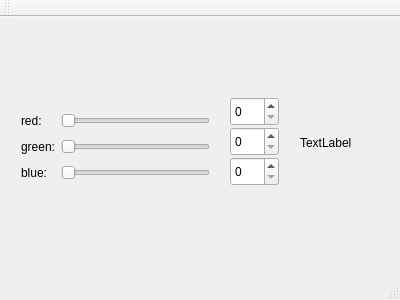
<?xml version="1.0" encoding="UTF-8"?>
<ui version="4.0">
 <class>MainWindow</class>
 <widget class="QMainWindow" name="MainWindow">
  <property name="geometry">
   <rect>
    <x>0</x>
    <y>0</y>
    <width>400</width>
    <height>300</height>
   </rect>
  </property>
  <property name="windowTitle">
   <string>MainWindow</string>
  </property>
  <widget class="QWidget" name="centralWidget">
   <widget class="QWidget" name="gridLayoutWidget">
    <property name="geometry">
     <rect>
      <x>10</x>
      <y>80</y>
      <width>211</width>
      <height>101</height>
     </rect>
    </property>
    <layout class="QGridLayout" name="gridLayout">
     <item row="1" column="1">
      <widget class="QSlider" name="horizontalSliderRed">
       <property name="orientation">
        <enum>Qt::Horizontal</enum>
       </property>
      </widget>
     </item>
     <item row="3" column="0">
      <widget class="QLabel" name="labelBlue">
       <property name="text">
        <string>blue:</string>
       </property>
      </widget>
     </item>
     <item row="1" column="0">
      <widget class="QLabel" name="labelRed">
       <property name="text">
        <string>red:</string>
       </property>
      </widget>
     </item>
     <item row="3" column="1">
      <widget class="QSlider" name="horizontalSliderBlue">
       <property name="orientation">
        <enum>Qt::Horizontal</enum>
       </property>
      </widget>
     </item>
     <item row="2" column="1">
      <widget class="QSlider" name="horizontalSliderGreen">
       <property name="orientation">
        <enum>Qt::Horizontal</enum>
       </property>
      </widget>
     </item>
     <item row="2" column="0">
      <widget class="QLabel" name="labelGreen">
       <property name="text">
        <string>green:</string>
       </property>
      </widget>
     </item>
    </layout>
   </widget>
   <widget class="QLabel" name="colorLabel">
    <property name="geometry">
     <rect>
      <x>300</x>
      <y>100</y>
      <width>62</width>
      <height>51</height>
     </rect>
    </property>
    <property name="text">
     <string>TextLabel</string>
    </property>
   </widget>
   <widget class="QSpinBox" name="spinBoxRed">
    <property name="geometry">
     <rect>
      <x>230</x>
      <y>80</y>
      <width>49</width>
      <height>29</height>
     </rect>
    </property>
   </widget>
   <widget class="QSpinBox" name="spinBoxGreen">
    <property name="geometry">
     <rect>
      <x>230</x>
      <y>110</y>
      <width>49</width>
      <height>29</height>
     </rect>
    </property>
   </widget>
   <widget class="QSpinBox" name="spinBoxBlue">
    <property name="geometry">
     <rect>
      <x>230</x>
      <y>140</y>
      <width>49</width>
      <height>29</height>
     </rect>
    </property>
   </widget>
  </widget>
  <widget class="QMenuBar" name="menuBar">
   <property name="geometry">
    <rect>
     <x>0</x>
     <y>0</y>
     <width>400</width>
     <height>25</height>
    </rect>
   </property>
  </widget>
  <widget class="QToolBar" name="mainToolBar">
   <attribute name="toolBarArea">
    <enum>TopToolBarArea</enum>
   </attribute>
   <attribute name="toolBarBreak">
    <bool>false</bool>
   </attribute>
  </widget>
  <widget class="QStatusBar" name="statusBar"/>
 </widget>
 <layoutdefault spacing="6" margin="11"/>
 <resources/>
 <connections>
  <connection>
   <sender>horizontalSliderRed</sender>
   <signal>valueChanged(int)</signal>
   <receiver>spinBoxRed</receiver>
   <slot>setValue(int)</slot>
   <hints>
    <hint type="sourcelabel">
     <x>201</x>
     <y>141</y>
    </hint>
    <hint type="destinationlabel">
     <x>259</x>
     <y>138</y>
    </hint>
   </hints>
  </connection>
  <connection>
   <sender>spinBoxRed</sender>
   <signal>valueChanged(int)</signal>
   <receiver>horizontalSliderRed</receiver>
   <slot>setValue(int)</slot>
   <hints>
    <hint type="sourcelabel">
     <x>246</x>
     <y>133</y>
    </hint>
    <hint type="destinationlabel">
     <x>198</x>
     <y>134</y>
    </hint>
   </hints>
  </connection>
  <connection>
   <sender>horizontalSliderGreen</sender>
   <signal>valueChanged(int)</signal>
   <receiver>spinBoxGreen</receiver>
   <slot>setValue(int)</slot>
   <hints>
    <hint type="sourcelabel">
     <x>207</x>
     <y>170</y>
    </hint>
    <hint type="destinationlabel">
     <x>253</x>
     <y>169</y>
    </hint>
   </hints>
  </connection>
  <connection>
   <sender>spinBoxGreen</sender>
   <signal>valueChanged(int)</signal>
   <receiver>horizontalSliderGreen</receiver>
   <slot>setValue(int)</slot>
   <hints>
    <hint type="sourcelabel">
     <x>245</x>
     <y>169</y>
    </hint>
    <hint type="destinationlabel">
     <x>199</x>
     <y>166</y>
    </hint>
   </hints>
  </connection>
  <connection>
   <sender>horizontalSliderBlue</sender>
   <signal>valueChanged(int)</signal>
   <receiver>spinBoxBlue</receiver>
   <slot>setValue(int)</slot>
   <hints>
    <hint type="sourcelabel">
     <x>215</x>
     <y>200</y>
    </hint>
    <hint type="destinationlabel">
     <x>251</x>
     <y>202</y>
    </hint>
   </hints>
  </connection>
  <connection>
   <sender>spinBoxBlue</sender>
   <signal>valueChanged(int)</signal>
   <receiver>horizontalSliderBlue</receiver>
   <slot>setValue(int)</slot>
   <hints>
    <hint type="sourcelabel">
     <x>238</x>
     <y>201</y>
    </hint>
    <hint type="destinationlabel">
     <x>180</x>
     <y>202</y>
    </hint>
   </hints>
  </connection>
 </connections>
</ui>
